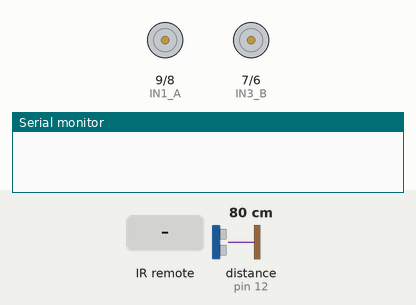
Recording of a sketch running on a simulated Arduino Uno, built with avr-gcc and run on an emulated ATmega328P. On the bench: motor-driver pin pairs drawn as motors (green arrow = first pin HIGH = forward, orange = second pin HIGH = backward, longer = more drive, scaled by the enable pin), the last lines printed to the serial monitor. Wiring (inferred from the names in the program): ultrasonic range finder: trigger pin 11; echo pin 12. Inputs (shaded band) come from the test bench; at power-on: distance to the obstacle (sensor on pin 12) 80 cm. The echo pulse lasts 58.3 µs per cm.

Above: at 1.2 s.
1.3 s: infrared code 0x00FF22DD received
2.8 s: infrared code 0x00FF02FD received
4.3 s: infrared code 0x00FFC23D received
5.8 s: infrared code 0x00FF9867 received
At 6.5 s:
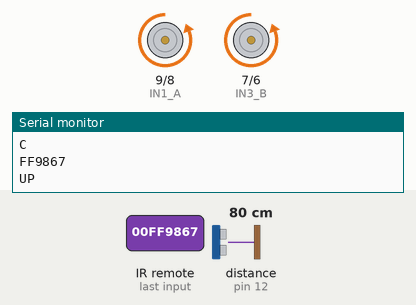
7.3 s: infrared code 0x00FF38C7 received
At 7.7 s:
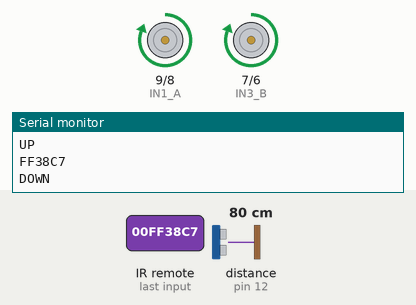
8.8 s: infrared code 0x00FF30CF received
At 10.0 s:
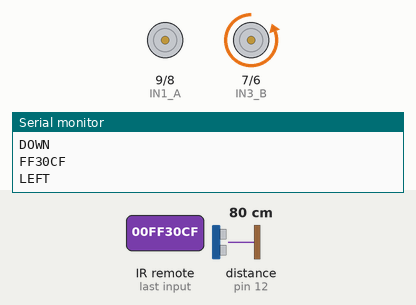
Timing chart, 0 to 11.3 s (numbered marks = the images above; inputs shaded):
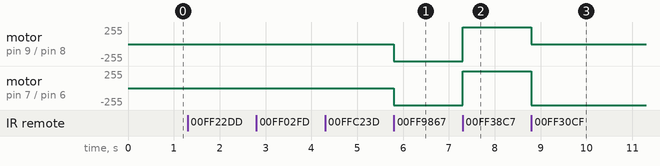

The sketch:

lab5.ino
```cpp
#include <Arduino_FreeRTOS.h>
#include <queue.h>
#include <semphr.h>
#include <IRremote.h>

#define RECV_PIN 2
#define POWER 0x00FF629D
#define A 0x00FF22DD
#define B 0x00FF02FD
#define C 0x00FFC23D
#define UP 0x00FF9867
#define DOWN 0x00FF38C7
#define LEFT 0x00FF30CF
#define RIGHT 0x00FF7A85
#define SELECT 0x00FF18E7

#define ENABLE_A 10
#define IN1_A 9
#define IN2_A 8
#define ENABLE_B 5
#define IN3_B 7
#define IN4_B 6

#define trg 11
#define echo 12

byte speedDC;

long duration, distance;

IRrecv irrecv(RECV_PIN);
decode_results decodedSignal;

SemaphoreHandle_t mutex = NULL;

void motor_speed(uint32_t sp){
  switch(sp){
    case A:
      speedDC = 127;
      analogWrite(ENABLE_A, speedDC);
      analogWrite(ENABLE_B, speedDC);
      Serial.println("A");
      break;

    case B:
      speedDC = 179;
      analogWrite(ENABLE_A, speedDC);
      analogWrite(ENABLE_B, speedDC);
      Serial.println("B");
      break;

    case C:
      speedDC = 255;
      analogWrite(ENABLE_A, speedDC);
      analogWrite(ENABLE_B, speedDC);
      Serial.println("C");
      break;
  }
}

void motor_dir(uint32_t dir){
  switch(dir){
    case UP:
      digitalWrite(IN1_A,LOW);
      digitalWrite(IN2_A,HIGH);
      digitalWrite(IN3_B,LOW);
      digitalWrite(IN4_B,HIGH);
      Serial.println("UP");
      break;

    case DOWN:
      digitalWrite(IN1_A,HIGH);
      digitalWrite(IN2_A,LOW);
      digitalWrite(IN3_B,HIGH);
      digitalWrite(IN4_B,LOW);
      Serial.println("DOWN");
      break;

    case RIGHT:
      digitalWrite(IN1_A,LOW);
      digitalWrite(IN2_A,HIGH);
      digitalWrite(IN3_B,LOW);
      digitalWrite(IN4_B,LOW);
      Serial.println("RIGHT");
      break;

    case LEFT:
      digitalWrite(IN1_A,LOW);
      digitalWrite(IN2_A,LOW);
      digitalWrite(IN3_B,LOW);
      digitalWrite(IN4_B,HIGH);
      Serial.println("LEFT");
      break;

    case POWER:
      digitalWrite(IN1_A,LOW);
      digitalWrite(IN2_A,LOW);
      digitalWrite(IN3_B,LOW);
      digitalWrite(IN4_B,LOW);
      Serial.println("STOP");
      break;
  }
}

void motor(){
  for(;;){
    if (irrecv.decode(&decodedSignal)){
      Serial.println(decodedSignal.value, HEX);
      motor_dir(decodedSignal.value);
      xSemaphoreTake(mutex, portMAX_DELAY);
      motor_speed(decodedSignal.value);
      xSemaphoreGive(mutex);
      irrecv.resume();
    }
  }
}

void distance_(){
  for(;;){
    digitalWrite(trg, HIGH);
    delayMicroseconds(10);
    digitalWrite(trg, LOW);

    duration = pulseIn(echo, HIGH);
    distance = ((float)(340 * duration)/1000)/2;
    //Serial.println(distance);

    xSemaphoreTake(mutex, portMAX_DELAY);
    int sp = speedDC;
    xSemaphoreGive(mutex);

    switch(sp){
      case 127:
        if (distance < 6){
          digitalWrite(IN1_A,LOW);
          digitalWrite(IN2_A,LOW);
          digitalWrite(IN3_B,LOW);
          digitalWrite(IN4_B,LOW);
          Serial.println("STOP_A");
        }
        break;

      case 179:
        if (distance < 9){
          digitalWrite(IN1_A,LOW);
          digitalWrite(IN2_A,LOW);
          digitalWrite(IN3_B,LOW);
          digitalWrite(IN4_B,LOW);
          Serial.println("STOP_B");
        }
        break;

      case 255:
        if (distance < 12){
          digitalWrite(IN1_A,LOW);
          digitalWrite(IN2_A,LOW);
          digitalWrite(IN3_B,LOW);
          digitalWrite(IN4_B,LOW);
          Serial.println("STOP_C");
        }
        break;
    }
  }
}

void setup() {
  // put your setup code here, to run once:
  Serial.begin(9600);
  pinMode(ENABLE_A,OUTPUT);
  pinMode(IN1_A,OUTPUT);
  pinMode(IN2_A,OUTPUT);
  pinMode(ENABLE_B,OUTPUT);
  pinMode(IN3_B,OUTPUT);
  pinMode(IN4_B,OUTPUT);
  pinMode(trg, OUTPUT);
  pinMode(echo, INPUT);

  // IR
  irrecv.enableIRIn();

  mutex = xSemaphoreCreateMutex();

  xTaskCreate(motor, "motor", 128, NULL, 0, NULL);
  xTaskCreate(distance_, "distance_", 128, NULL, 0, NULL);
}

void loop() {
  // put your main code here, to run repeatedly:
}
```

Measured:
- after the input at 5.8 s, motor on pin 9 (IN1_A) / pin 8 (IN2_A), motor on pin 7 (IN3_B) / pin 6 (IN4_B): stopped → backward 255/255 at once
- after the input at 7.3 s, motor on pin 9 (IN1_A) / pin 8 (IN2_A), motor on pin 7 (IN3_B) / pin 6 (IN4_B): backward 255/255 → forward 255/255 at once
- after the input at 8.8 s, motor on pin 9 (IN1_A) / pin 8 (IN2_A): forward 255/255 → stopped at once; motor on pin 7 (IN3_B) / pin 6 (IN4_B): forward 255/255 → backward 255/255 at once
